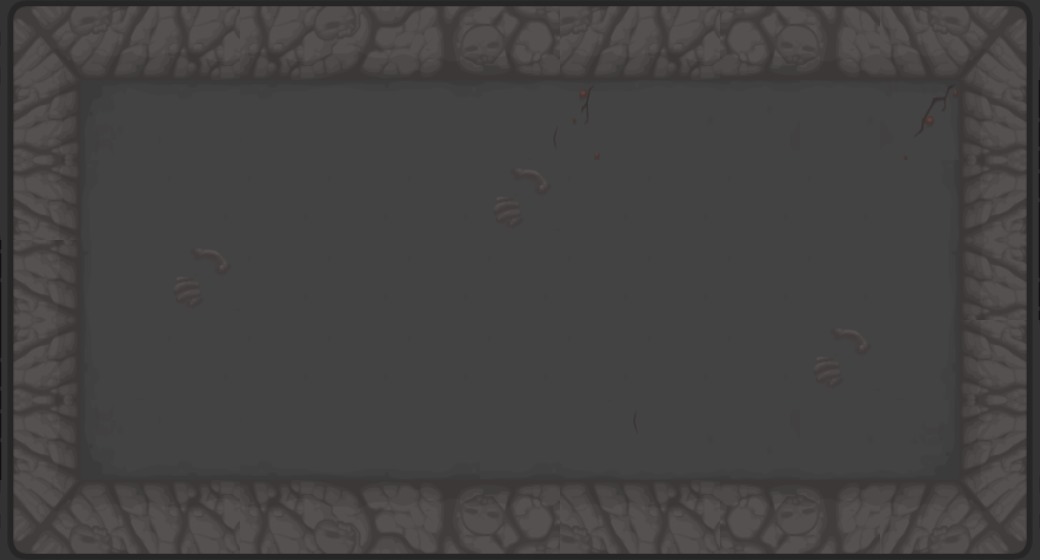

A 2D game scene composited from a Tiled map and its tileset images. What follows is a short description and the map's XML, with each tile layer's data collapsed to a summary:
An orthogonal 13x7 tile map with 80x80 px tiles, 1 tile layer (Capa de Patrones 1).

<map version="1.0" orientation="orthogonal" width="13" height="7" tilewidth="80" tileheight="80">
 <tileset firstgid="1" name="lvl2" tilewidth="80" tileheight="80">
  <image source="lvl2.png" width="720" height="1040" />
 </tileset>
 <layer name="Capa de Patrones 1" width="13" height="7">
  <data>[91 cells, 91 non-empty, 55 distinct tile ids]</data>
 </layer>
</map>